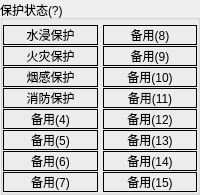
        <widget class="QGroupBox" name="G_ErrStatus_2">
         <property name="title">
          <string>保护状态(?)</string>
         </property>
         <layout class="QHBoxLayout" name="horizontalLayout_6">
          <property name="spacing">
           <number>5</number>
          </property>
          <property name="leftMargin">
           <number>0</number>
          </property>
          <property name="topMargin">
           <number>5</number>
          </property>
          <property name="rightMargin">
           <number>0</number>
          </property>
          <property name="bottomMargin">
           <number>0</number>
          </property>
          <item>
           <layout class="QVBoxLayout" name="verticalLayout_11">
            <property name="spacing">
             <number>1</number>
            </property>
            <item>
             <widget class="QLabel" name="bErr0_2">
              <property name="frameShape">
               <enum>QFrame::Box</enum>
              </property>
              <property name="text">
               <string>水浸保护</string>
              </property>
              <property name="alignment">
               <set>Qt::AlignCenter</set>
              </property>
             </widget>
            </item>
            <item>
             <widget class="QLabel" name="bErr1_2">
              <property name="frameShape">
               <enum>QFrame::Box</enum>
              </property>
              <property name="text">
               <string>火灾保护</string>
              </property>
              <property name="alignment">
               <set>Qt::AlignCenter</set>
              </property>
             </widget>
            </item>
            <item>
             <widget class="QLabel" name="bErr2_2">
              <property name="frameShape">
               <enum>QFrame::Box</enum>
              </property>
              <property name="text">
               <string>烟感保护</string>
              </property>
              <property name="alignment">
               <set>Qt::AlignCenter</set>
              </property>
             </widget>
            </item>
            <item>
             <widget class="QLabel" name="bErr3_2">
              <property name="frameShape">
               <enum>QFrame::Box</enum>
              </property>
              <property name="text">
               <string>消防保护</string>
              </property>
              <property name="alignment">
               <set>Qt::AlignCenter</set>
              </property>
             </widget>
            </item>
            <item>
             <widget class="QLabel" name="bErr4_2">
              <property name="frameShape">
               <enum>QFrame::Box</enum>
              </property>
              <property name="text">
               <string>备用(4)</string>
              </property>
              <property name="alignment">
               <set>Qt::AlignCenter</set>
              </property>
             </widget>
            </item>
            <item>
             <widget class="QLabel" name="bErr5_2">
              <property name="frameShape">
               <enum>QFrame::Box</enum>
              </property>
              <property name="text">
               <string>备用(5)</string>
              </property>
              <property name="alignment">
               <set>Qt::AlignCenter</set>
              </property>
             </widget>
            </item>
            <item>
             <widget class="QLabel" name="bErr6_2">
              <property name="frameShape">
               <enum>QFrame::Box</enum>
              </property>
              <property name="text">
               <string>备用(6)</string>
              </property>
              <property name="alignment">
               <set>Qt::AlignCenter</set>
              </property>
             </widget>
            </item>
            <item>
             <widget class="QLabel" name="bErr7_2">
              <property name="frameShape">
               <enum>QFrame::Box</enum>
              </property>
              <property name="text">
               <string>备用(7)</string>
              </property>
              <property name="alignment">
               <set>Qt::AlignCenter</set>
              </property>
             </widget>
            </item>
           </layout>
          </item>
          <item>
           <layout class="QVBoxLayout" name="verticalLayout_12">
            <property name="spacing">
             <number>1</number>
            </property>
            <item>
             <widget class="QLabel" name="bErr8_2">
              <property name="frameShape">
               <enum>QFrame::Box</enum>
              </property>
              <property name="text">
               <string>备用(8)</string>
              </property>
              <property name="alignment">
               <set>Qt::AlignCenter</set>
              </property>
             </widget>
            </item>
            <item>
             <widget class="QLabel" name="bErr9_2">
              <property name="frameShape">
               <enum>QFrame::Box</enum>
              </property>
              <property name="text">
               <string>备用(9)</string>
              </property>
              <property name="alignment">
               <set>Qt::AlignCenter</set>
              </property>
             </widget>
            </item>
            <item>
             <widget class="QLabel" name="bErr10_2">
              <property name="frameShape">
               <enum>QFrame::Box</enum>
              </property>
              <property name="text">
               <string>备用(10)</string>
              </property>
              <property name="alignment">
               <set>Qt::AlignCenter</set>
              </property>
             </widget>
            </item>
            <item>
             <widget class="QLabel" name="bErr11_2">
              <property name="frameShape">
               <enum>QFrame::Box</enum>
              </property>
              <property name="text">
               <string>备用(11)</string>
              </property>
              <property name="alignment">
               <set>Qt::AlignCenter</set>
              </property>
             </widget>
            </item>
            <item>
             <widget class="QLabel" name="bErr12_2">
              <property name="frameShape">
               <enum>QFrame::Box</enum>
              </property>
              <property name="text">
               <string>备用(12)</string>
              </property>
              <property name="alignment">
               <set>Qt::AlignCenter</set>
              </property>
             </widget>
            </item>
            <item>
             <widget class="QLabel" name="bErr13_2">
              <property name="frameShape">
               <enum>QFrame::Box</enum>
              </property>
              <property name="text">
               <string>备用(13)</string>
              </property>
              <property name="alignment">
               <set>Qt::AlignCenter</set>
              </property>
             </widget>
            </item>
            <item>
             <widget class="QLabel" name="bErr14_2">
              <property name="frameShape">
               <enum>QFrame::Box</enum>
              </property>
              <property name="text">
               <string>备用(14)</string>
              </property>
              <property name="alignment">
               <set>Qt::AlignCenter</set>
              </property>
             </widget>
            </item>
            <item>
             <widget class="QLabel" name="bErr15_2">
              <property name="frameShape">
               <enum>QFrame::Box</enum>
              </property>
              <property name="text">
               <string>备用(15)</string>
              </property>
              <property name="alignment">
               <set>Qt::AlignCenter</set>
              </property>
             </widget>
            </item>
           </layout>
          </item>
         </layout>
        </widget>
